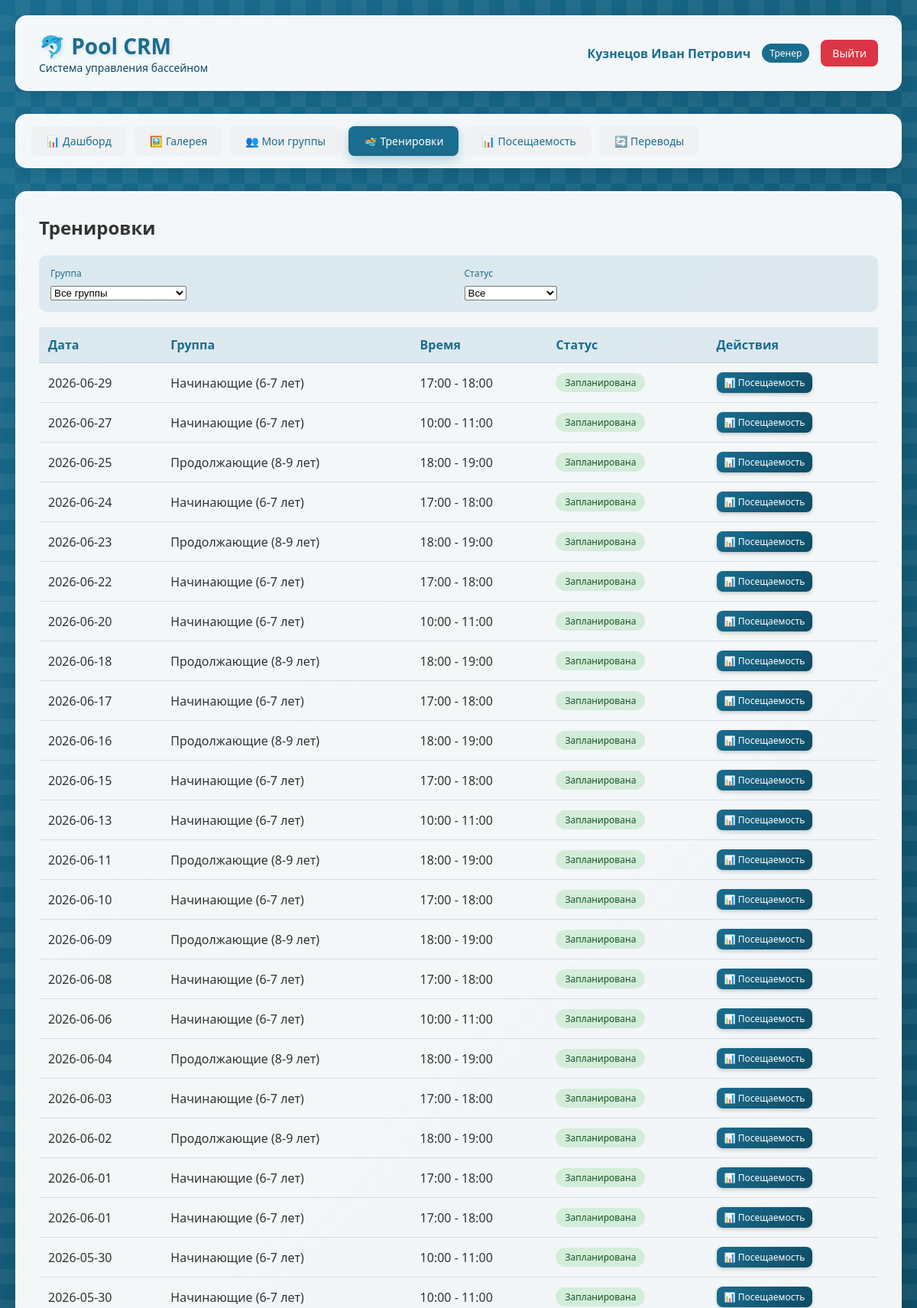
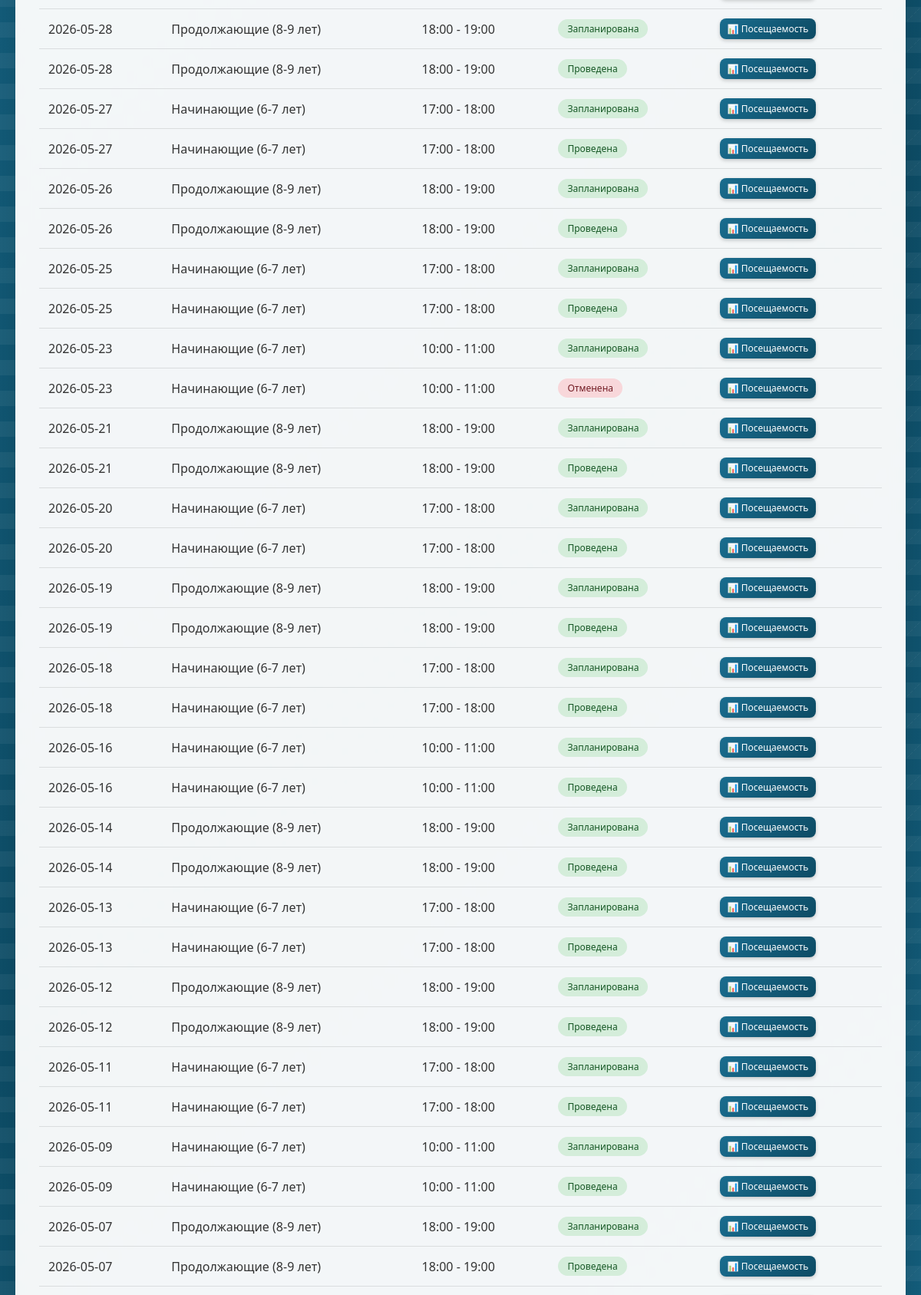
/trainings (signed in, upper part), run on the app's committed database (2 pictures, top to bottom).
### database.py (models this page shows)
class CoachDB(Base):
    __tablename__ = "coaches"
    id = Column(Integer, primary_key=True, index=True)
    name = Column(String, nullable=False)
    email = Column(String, unique=True, nullable=False)
    phone = Column(String)
    password = Column(String, nullable=False)
    is_active = Column(Boolean, default=True)
    created_at = Column(String, default=lambda: datetime.now().strftime("%d.%m.%Y %H:%M"))
    groups = relationship("GroupDB", back_populates="coach")
    transfer_requests = relationship("TransferRequestDB", back_populates="coach")
    gallery_images = relationship("GalleryImageDB", back_populates="coach")

class GroupDB(Base):
    __tablename__ = "groups"
    id = Column(Integer, primary_key=True, index=True)
    name = Column(String, nullable=False)
    level = Column(Integer, nullable=False)
    coach_id = Column(Integer, ForeignKey("coaches.id"))
    max_capacity = Column(Integer, default=12)
    age_tolerance = Column(Float, default=1.0)
    is_active = Column(Boolean, default=True)
    created_at = Column(String, default=lambda: datetime.now().strftime("%d.%m.%Y %H:%M"))
    coach = relationship("CoachDB", back_populates="groups")
    time_slots = relationship("TimeSlotDB", back_populates="group", cascade="all, delete-orphan")
    enrollments = relationship("EnrollmentDB", back_populates="group")
    trainings = relationship("TrainingDB", back_populates="group")
    applications = relationship("ApplicationDB", back_populates="group")
    transfer_history_from = relationship("TransferHistoryDB", foreign_keys="TransferHistoryDB.from_group_id", back_populates="from_group")
    transfer_history_to = relationship("TransferHistoryDB", foreign_keys="TransferHistoryDB.to_group_id", back_populates="to_group")
    transfer_requests_from = relationship("TransferRequestDB", foreign_keys="TransferRequestDB.from_group_id", back_populates="from_group")
    transfer_requests_to = relationship("TransferRequestDB", foreign_keys="TransferRequestDB.suggested_group_id", back_populates="suggested_group")

class TrainingDB(Base):
    __tablename__ = "trainings"
    id = Column(Integer, primary_key=True, index=True)
    group_id = Column(Integer, ForeignKey("groups.id"), nullable=False)
    time_slot_id = Column(Integer, ForeignKey("time_slots.id"), nullable=False)
    date = Column(Date, nullable=False)
    start_time = Column(Time, nullable=False)
    end_time = Column(Time, nullable=False)
    status = Column(SQLEnum(TrainingStatus), default=TrainingStatus.SCHEDULED)
    group = relationship("GroupDB", back_populates="trainings")
    time_slot = relationship("TimeSlotDB", back_populates="trainings")
    attendances = relationship("AttendanceDB", back_populates="training")

### main.py (the view)
@app.get("/trainings", response_class=HTMLResponse)
async def trainings_list(request: Request, group_id: Optional[int] = Query(None), status: Optional[str] = Query(None), db: Session = Depends(get_db)):
    user = get_current_user(request, db)
    if not user:
        return RedirectResponse(url="/login")
    query = db.query(TrainingDB)
    if user["role"] == "coach":
        coach_groups = db.query(GroupDB.id).filter(GroupDB.coach_id == user["id"]).subquery()
        query = query.filter(TrainingDB.group_id.in_(coach_groups))
    if group_id:
        query = query.filter(TrainingDB.group_id == group_id)
    if status:
        query = query.filter(TrainingDB.status == status)
    trainings = query.order_by(TrainingDB.date.desc()).limit(100).all()
    trainings_data = []
    for training in trainings:
        trainings_data.append({
            "id": training.id, "date": training.date,
            "group_name": training.group.name if training.group else "Unknown",
            "start_time": training.start_time.strftime("%H:%M") if training.start_time else "00:00",
            "end_time": training.end_time.strftime("%H:%M") if training.end_time else "00:00",
            "status": training.status.value if training.status else "scheduled"
        })
    groups_query = db.query(GroupDB).filter(GroupDB.is_active == True)
    if user["role"] == "coach":
        groups_query = groups_query.filter(GroupDB.coach_id == user["id"])
    groups = groups_query.all()
    return templates.TemplateResponse(name="trainings.html", request=request, context={"request": request, "user": user, "trainings": trainings_data, "groups": groups, "filters": {"group_id": group_id, "status": status}})

### templates/trainings.html (shortened to what this page needs)
{% extends "base.html" %}
{% block content %}
<div class="action-bar">
    <h2>Тренировки</h2>
</div>
<div class="filters-bar">
    <div class="filter-group">
        <label>Группа</label>
        <select name="group_id" onchange="this.form.submit()" form="filterForm">
            <option value="">Все группы</option>
        </select>
    </div>
    <div class="filter-group">
        <label>Статус</label>
        <select name="status" onchange="this.form.submit()" form="filterForm">
            <option value="">Все</option>
        </select>
    </div>
</div>
<table class="data-table">
    <thead>
        <tr>
            <th>Дата</th>
            <th>Группа</th>
            <th>Время</th>
            <th>Статус</th>
            <th>Действия</th>
        </tr>
    </thead>
    <tbody>
        {% for training in trainings %}
        <tr>
            <td>{{ training.date }}</td>
            <td>{{ training.group_name }}</td>
            <td>{{ training.start_time }} - {{ training.end_time }}</td>
            <td>
                <span class="status-badge
                    {% if training.status == 'scheduled' %}status-active
                    {% elif training.status == 'completed' %}status-approved
                    {% else %}status-rejected{% endif %}">
                    {% if training.status == 'scheduled' %}Запланирована
                    {% elif training.status == 'completed' %}Проведена
                    {% else %}Отменена{% endif %}
                </span>
            </td>
            <td>
                {% if user.role == 'coach' or user.role == 'admin' %}
                <a href="/attendance?training_id={{ training.id }}" class="btn btn-sm btn-primary">📊 Посещаемость</a>
                {% endif %}
            </td>
        </tr>
        {% endfor %}
    </tbody>
</table>
{% endblock %}

### templates/base.html (shortened to what this page needs)
<!DOCTYPE html>
<html lang="ru">
<head>
    <link rel="stylesheet" href="/static/style.css">
</head>
<body>
    <div class="background-pool">
        <div class="bubbles"></div>
    </div>
    <div class="container">
        <div class="header">
            <div class="logo">
                <h1>🐬 Pool CRM</h1>
                <p>Система управления бассейном</p>
            </div>
            <div class="user-info">
                <span class="user-name">{{ user.name }}</span>
                <span class="user-role">
                    {% if user.role == 'admin' %}Администратор
                    {% elif user.role == 'coach' %}Тренер
                    {% else %}Родитель{% endif %}
                </span>
                <a href="/logout" class="logout-btn">Выйти</a>
            </div>
        </div>
        <div class="nav-menu">
            <a href="/dashboard" class="nav-link {% if request.url.path == '/dashboard' %}active{% endif %}">📊 Дашборд</a>
            <a href="/gallery" class="nav-link {% if request.url.path == '/gallery' %}active{% endif %}">🖼️ Галерея</a>
            {% if user.role == 'coach' %}
            <a href="/groups" class="nav-link {% if request.url.path == '/groups' %}active{% endif %}">👥 Мои группы</a>
            <a href="/trainings" class="nav-link {% if request.url.path == '/trainings' %}active{% endif %}">🏊 Тренировки</a>
            <a href="/attendance" class="nav-link {% if request.url.path == '/attendance' %}active{% endif %}">📊 Посещаемость</a>
            <a href="/transfers" class="nav-link {% if request.url.path == '/transfers' %}active{% endif %}">🔄 Переводы</a>
            {% endif %}
        </div>
        <div class="content">
            {% block content %}{% endblock %}
        </div>
    </div>
</body>
</html>

### static/style.css (style rules this page uses)
* { margin: 0; padding: 0; box-sizing: border-box; }
body { font-family: 'Segoe UI', Tahoma, Geneva, Verdana, sans-serif; min-height: 100vh; color: #333; position: relative; overflow-x: hidden; }
.background-pool { position: fixed; top: 0; left: 0; width: 100%; height: 100%; z-index: -1; overflow: hidden; }
.bubbles { position: absolute; width: 100%; height: 100%; overflow: hidden; }
.container { max-width: 1200px; margin: 0 auto; padding: 20px; position: relative; z-index: 1; }
.header { background: rgba(255, 255, 255, 0.95); backdrop-filter: blur(10px); border-radius: 15px; padding: 20px 30px; margin-bottom: 30px; box-shadow: 0 5px 20px rgba(0,0,0,0.1); display: flex; justify-content: space-between; align-items: center; flex-wrap: wrap; border: 1px solid rgba(255, 255, 255, 0.3); }
.logo h1 { color: #1a6d8f; font-size: 28px; text-shadow: 2px 2px 4px rgba(0,0,0,0.1); }
.logo p { color: #0d4b64; font-size: 14px; }
.user-info { display: flex; align-items: center; gap: 15px; }
.user-name { font-weight: 600; color: #1a6d8f; }
.user-role { background: #1a6d8f; color: white; padding: 4px 10px; border-radius: 20px; font-size: 12px; }
.logout-btn { background: #dc3545; color: white; border: none; padding: 8px 15px; border-radius: 8px; cursor: pointer; text-decoration: none; font-size: 14px; transition: all 0.3s; }
.nav-menu { background: rgba(255, 255, 255, 0.95); backdrop-filter: blur(10px); border-radius: 15px; padding: 15px 20px; margin-bottom: 30px; box-shadow: 0 5px 15px rgba(0,0,0,0.1); display: flex; gap: 10px; flex-wrap: wrap; border: 1px solid rgba(255, 255, 255, 0.3); }
.nav-link { background: rgba(240, 240, 240, 0.8); border: none; padding: 10px 20px; border-radius: 8px; cursor: pointer; text-decoration: none; color: #1a6d8f; font-size: 14px; font-weight: 500; transition: all 0.3s; }
.nav-link.active { background: #1a6d8f; color: white; box-shadow: 0 5px 15px rgba(26, 109, 143, 0.3); }
.content { background: rgba(255, 255, 255, 0.95); backdrop-filter: blur(10px); border-radius: 15px; padding: 30px; box-shadow: 0 5px 20px rgba(0,0,0,0.1); min-height: 500px; border: 1px solid rgba(255, 255, 255, 0.3); }
.data-table { width: 100%; border-collapse: collapse; margin-top: 20px; }
.data-table th, .data-table td { padding: 12px; text-align: left; border-bottom: 1px solid rgba(0,0,0,0.1); }
.data-table th { background: rgba(26, 109, 143, 0.1); font-weight: 600; color: #1a6d8f; }
.btn { padding: 10px 20px; border: none; border-radius: 8px; cursor: pointer; font-size: 14px; font-weight: 500; transition: all 0.3s; text-decoration: none; display: inline-block; }
.btn-primary { background: linear-gradient(135deg, #1a6d8f, #0d4b64); color: white; box-shadow: 0 2px 5px rgba(0,0,0,0.2); }
.btn-sm { padding: 5px 10px; font-size: 12px; }
.status-badge { display: inline-block; padding: 4px 12px; border-radius: 20px; font-size: 12px; font-weight: 500; }
.status-active { background: #d4edda; color: #155724; }
.status-approved { background: #d4edda; color: #155724; }
.status-rejected { background: #f8d7da; color: #721c24; }
.filters-bar { background: rgba(26, 109, 143, 0.1); padding: 15px; border-radius: 10px; margin-bottom: 20px; display: flex; gap: 15px; flex-wrap: wrap; align-items: flex-end; }
.filter-group { flex: 1; min-width: 150px; }
.filter-group label { display: block; margin-bottom: 5px; font-size: 12px; color: #1a6d8f; }
.action-bar { display: flex; justify-content: space-between; align-items: center; margin-bottom: 20px; flex-wrap: wrap; gap: 15px; }

### data on the page
CoachDB: name "Кузнецов Иван Петрович"
GroupDB: date "2026-06-29", group_name "Начинающие (6-7 лет)", start_time "17:00", end_time "18:00", shows "Запланирована", date "2026-06-27", start_time "10:00", end_time "11:00", date "2026-06-24", date "2026-06-22", date "2026-06-20", date "2026-06-17", date "2026-06-15", date "2026-06-13", date "2026-06-10", date "2026-06-08", date "2026-06-06", date "2026-06-03", date "2026-06-01", date "2026-05-30", date "2026-05-27", date "2026-05-25", date "2026-05-23", date "2026-05-20", date "2026-05-18", date "2026-05-16", date "2026-05-13", date "2026-05-11", date "2026-05-09"
GroupDB: date "2026-06-25", group_name "Продолжающие (8-9 лет)", start_time "18:00", end_time "19:00", shows "Запланирована", date "2026-06-23", date "2026-06-18", date "2026-06-16", date "2026-06-11", date "2026-06-09", date "2026-06-04", date "2026-06-02", date "2026-05-28", date "2026-05-26", date "2026-05-21", date "2026-05-19", date "2026-05-14", date "2026-05-12", date "2026-05-07"
